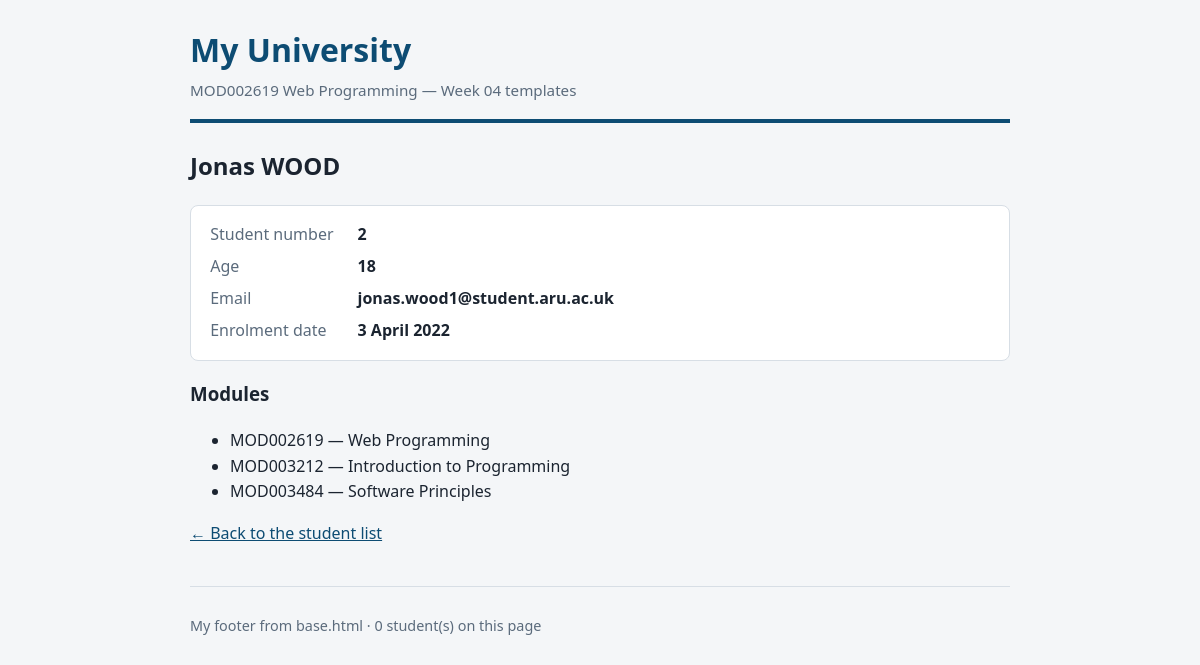
The page /myApp/2/ on the database its author committed.
### myApp/models.py (models this page shows)
class Student(models.Model):
    firstName = models.CharField(max_length=100)
    lastName = models.CharField(max_length=100)
    age = models.IntegerField()
    email = models.EmailField(blank=True)
    enrolmentDate = models.DateTimeField()
    modules = models.ManyToManyField("Module", blank=True)
    class Meta:
        ordering = ["lastName", "firstName"]

class Module(models.Model):
    code = models.CharField(max_length=10)
    name = models.CharField(max_length=50)
    class Meta:
        ordering = ["code"]

### myApp/views.py (the view)
# urls.py: path("myApp/<int:student_id>/", views.student_detail, name="student_detail"),
def student_detail(request, student_id):
    try:
        student = Student.objects.get(id=student_id)
    except Student.DoesNotExist:
        raise Http404(f"Student {student_id} not found!")
    return render(request, "myApp/student_detail.html", {"student": student})

### myApp/templates/myApp/student_detail.html (shortened to what this page needs)
{% extends "myApp/base.html" %}
{% block content %}
    <h2>{{ student.firstName|capfirst }} {{ student.lastName|upper }}</h2>
    <dl>
        <dt>Student number</dt><dd>{{ student.id }}</dd>
        <dt>Age</dt><dd>{{ student.age }}</dd>
        <dt>Email</dt><dd>{{ student.email|default:"&mdash;" }}</dd>
        <dt>Enrolment date</dt><dd>{{ student.enrolmentDate|date:"j F Y" }}</dd>
    </dl>
    <h3>Modules</h3>
    <ul>
        {% for module in student.modules.all %}
            <li>{{ module.code }} &mdash; {{ module.name }}</li>
        {% empty %}
            <li>Not enrolled on any modules.</li>
        {% endfor %}
    </ul>
    <p><a href="{% url 'home' %}">&larr; Back to the student list</a></p>
{% endblock %}

### myApp/templates/myApp/base.html (shortened to what this page needs)
{% load static %}
<!doctype html>
<html lang="en">
<head>
    <link rel="stylesheet" href="{% static 'myApp/site.css' %}">
</head>
<body>
    <header>
        <h1>My University</h1>
        <p class="tagline">MOD002619 Web Programming &mdash; Week 04 templates</p>
    </header>
    {% block content %}
    {% endblock %}
    <footer>
        <p>My footer from base.html &middot; {{ students|length }} student(s) on this page</p>
    </footer>
</body>
</html>

### myApp/static/myApp/site.css (style rules this page uses)
body { margin: 0 auto; max-width: 820px; padding: 0 1.25rem 3rem; font-family: "Segoe UI", Roboto, Arial, sans-serif; line-height: 1.6; color: #1b2430; background: #f4f6f8; }
header { border-bottom: 4px solid #0d4c73; margin-bottom: 1.5rem; padding-top: 1.5rem; }
header h1 { margin: 0; color: #0d4c73; }
.tagline { color: #5b6b7c; margin: 0.2rem 0 1rem; font-size: 0.95rem; }
a { color: #0d4c73; }
footer { margin-top: 2.5rem; border-top: 1px solid #d7dee5; padding-top: 0.8rem; color: #5b6b7c; font-size: 0.9rem; }
dl { display: grid; grid-template-columns: max-content 1fr; gap: 0.4rem 1.5rem; background: #fff; border: 1px solid #d7dee5; border-radius: 8px; padding: 1rem 1.2rem; }
dt { color: #5b6b7c; }
dd { margin: 0; font-weight: 600; }

### rows shown on the page
Student: firstName "Jonas", lastName "WOOD", id "2", age "18", email "jonas.wood1@student.aru.ac.uk", enrolmentDate "3 April 2022"
Module: code "MOD002619", name "Web Programming"
Module: code "MOD003212", name "Introduction to Programming"
Module: code "MOD003484", name "Software Principles"

### other values the page prints
{{ students|length }} "0"
